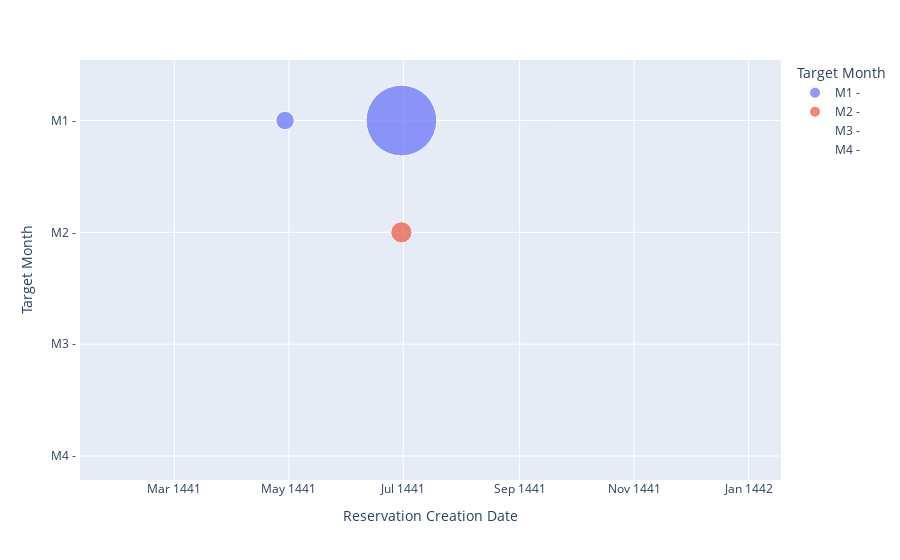

The notebook cell this image was saved under:
### Code cell
import plotly.express as px

fig = px.scatter(df41, x="Reservation Creation Date", y='Target Month',
	         size="#Rooms", color='Target Month',
                 hover_name='Target Month', log_x=False, size_max=50)
fig.show()

### Figure 1 — Plotly figure (JSON) as saved in the notebook; plotly's stock layout.template omitted (floating-point values rounded to 4 significant figures)
{"data": [{"hovertemplate": "<b>%{hovertext}</b><br><br>Target Month=%{y}<br>Reservation Creation Date=%{x}<br>#Rooms=%{marker.size}<extra></extra>", "hovertext": ["M1 - ", "M1 - ", "M1 - ", "M1 - ", "M1 - ", "M1 - ", "M1 - ", "M1 - ", "M1 - ", "M1 - ", "M1 - ", "M1 - "], "legendgroup": "M1 - ", "marker": {"color": "#636efa", "size": [0, 0, 0, 30, 0, 444, 0, 0, 0, 0, 0, 0], "sizemode": "area", "sizeref": 0.1776, "symbol": "circle"}, "mode": "markers", "name": "M1 - ", "orientation": "v", "showlegend": true, "type": "scatter", "x": ["1441-01-30", "1441-02-29", "1441-03-30", "1441-04-29", "1441-05-30", "1441-06-30", "1441-07-29", "1441-08-30", "1441-09-30", "1441-10-29", "1441-11-30", "1441-12-29"], "xaxis": "x", "y": ["M1 - ", "M1 - ", "M1 - ", "M1 - ", "M1 - ", "M1 - ", "M1 - ", "M1 - ", "M1 - ", "M1 - ", "M1 - ", "M1 - "], "yaxis": "y"}, {"hovertemplate": "<b>%{hovertext}</b><br><br>Target Month=%{y}<br>Reservation Creation Date=%{x}<br>#Rooms=%{marker.size}<extra></extra>", "hovertext": ["M2 - ", "M2 - ", "M2 - ", "M2 - ", "M2 - ", "M2 - ", "M2 - ", "M2 - ", "M2 - ", "M2 - ", "M2 - ", "M2 - "], "legendgroup": "M2 - ", "marker": {"color": "#EF553B", "size": [0, 0, 0, 0, 0, 40, 0, 0, 0, 0, 0, 0], "sizemode": "area", "sizeref": 0.1776, "symbol": "circle"}, "mode": "markers", "name": "M2 - ", "orientation": "v", "showlegend": true, "type": "scatter", "x": ["1441-01-30", "1441-02-29", "1441-03-30", "1441-04-29", "1441-05-30", "1441-06-30", "1441-07-29", "1441-08-30", "1441-09-30", "1441-10-29", "1441-11-30", "1441-12-29"], "xaxis": "x", "y": ["M2 - ", "M2 - ", "M2 - ", "M2 - ", "M2 - ", "M2 - ", "M2 - ", "M2 - ", "M2 - ", "M2 - ", "M2 - ", "M2 - "], "yaxis": "y"}, {"hovertemplate": "<b>%{hovertext}</b><br><br>Target Month=%{y}<br>Reservation Creation Date=%{x}<br>#Rooms=%{marker.size}<extra></extra>", "hovertext": ["M3 - ", "M3 - ", "M3 - ", "M3 - ", "M3 - ", "M3 - ", "M3 - ", "M3 - ", "M3 - ", "M3 - ", "M3 - ", "M3 - "], "legendgroup": "M3 - ", "marker": {"color": "#00cc96", "size": [0, 0, 0, 0, 0, 0, 0, 0, 0, 0, 0, 0], "sizemode": "area", "sizeref": 0.1776, "symbol": "circle"}, "mode": "markers", "name": "M3 - ", "orientation": "v", "showlegend": true, "type": "scatter", "x": ["1441-01-30", "1441-02-29", "1441-03-30", "1441-04-29", "1441-05-30", "1441-06-30", "1441-07-29", "1441-08-30", "1441-09-30", "1441-10-29", "1441-11-30", "1441-12-29"], "xaxis": "x", "y": ["M3 - ", "M3 - ", "M3 - ", "M3 - ", "M3 - ", "M3 - ", "M3 - ", "M3 - ", "M3 - ", "M3 - ", "M3 - ", "M3 - "], "yaxis": "y"}, {"hovertemplate": "<b>%{hovertext}</b><br><br>Target Month=%{y}<br>Reservation Creation Date=%{x}<br>#Rooms=%{marker.size}<extra></extra>", "hovertext": ["M4 - ", "M4 - ", "M4 - ", "M4 - ", "M4 - ", "M4 - ", "M4 - ", "M4 - ", "M4 - ", "M4 - ", "M4 - ", "M4 - "], "legendgroup": "M4 - ", "marker": {"color": "#ab63fa", "size": [0, 0, 0, 0, 0, 0, 0, 0, 0, 0, 0, 0], "sizemode": "area", "sizeref": 0.1776, "symbol": "circle"}, "mode": "markers", "name": "M4 - ", "orientation": "v", "showlegend": true, "type": "scatter", "x": ["1441-01-30", "1441-02-29", "1441-03-30", "1441-04-29", "1441-05-30", "1441-06-30", "1441-07-29", "1441-08-30", "1441-09-30", "1441-10-29", "1441-11-30", "1441-12-29"], "xaxis": "x", "y": ["M4 - ", "M4 - ", "M4 - ", "M4 - ", "M4 - ", "M4 - ", "M4 - ", "M4 - ", "M4 - ", "M4 - ", "M4 - ", "M4 - "], "yaxis": "y"}], "layout": {"legend": {"itemsizing": "constant", "title": {"text": "Target Month"}, "tracegroupgap": 0}, "margin": {"t": 60}, "xaxis": {"anchor": "y", "domain": [0, 1], "title": {"text": "Reservation Creation Date"}}, "yaxis": {"anchor": "x", "categoryarray": ["M4 - ", "M3 - ", "M2 - ", "M1 - "], "categoryorder": "array", "domain": [0, 1], "title": {"text": "Target Month"}}}}
